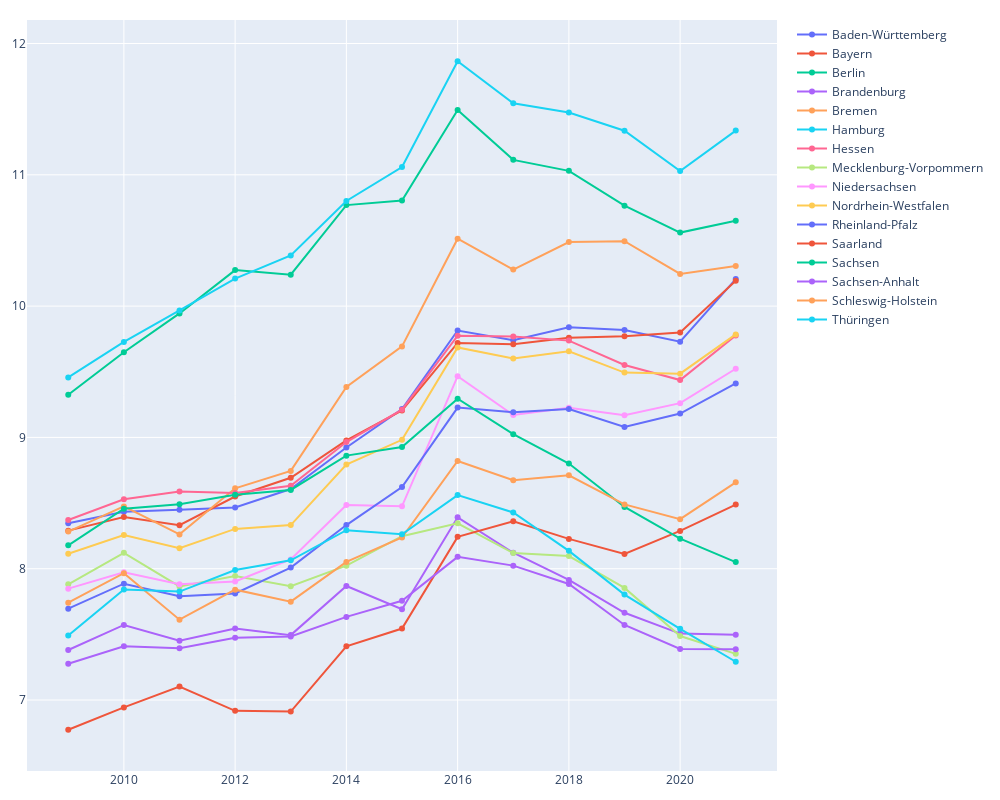

Notebook code for this chart:
### Markdown cell above
## Geburten

Die Zahl der Geburten dient als Grundlage, ohne die Schwankungen beim Elterngeldbezug nicht zu verstehen sind.
Da die Spanne zwischen Bremen und NRW sehr groß ist und wir uns mehr für Unterschiede in den relativen Geburtenraten zwischen Ländern und über die Jahre hinweg interessieren, skalieren wir die Geburtenrate auf "Geburten je 100.000 Einwohner:innen".
Die Tabelle enthält auch das Geschlecht des Kindes, das ignorieren wir hier.

### Code cell
gb = pd.read_parquet("../data/processed/geburten.parquet")
gb = gb.groupby(["jahr", "land"]).geburten.sum().to_frame().reset_index()

ewz = pd.read_parquet("../data/processed/ewz.parquet")

gb = pd.merge(gb, ewz, on=["jahr", "land"])
gb["geburten_pro_1000"] = gb.geburten / gb.ewz * 1000
# gb.land = gb.land.str.replace("-", "-<br>")

fig = go.Figure()

for land, grp in gb.groupby("land"):
    fig.add_trace(
        go.Scatter(
            x=grp.jahr,
            y=grp.geburten_pro_1000,
            mode="markers+lines",
            name=land
        ),
    )

fig.update_layout(
    width=1000,
    height=800,
    margin=dict(t=20, r=20, b=20, l=20)
)

fig.show()

### Figure 1 — Plotly figure (JSON) as saved in the notebook; plotly's stock layout.template omitted (floating-point values rounded to 4 significant figures)
{"data": [{"mode": "markers+lines", "name": "Baden-Württemberg", "type": "scatter", "x": [2009, 2010, 2011, 2012, 2013, 2014, 2015, 2016, 2017, 2018, 2019, 2020, 2021], "y": [8.346, 8.434, 8.449, 8.466, 8.607, 8.924, 9.216, 9.814, 9.741, 9.84, 9.818, 9.729, 10.21]}, {"mode": "markers+lines", "name": "Bayern", "type": "scatter", "x": [2009, 2010, 2011, 2012, 2013, 2014, 2015, 2016, 2017, 2018, 2019, 2020, 2021], "y": [8.29, 8.394, 8.331, 8.55, 8.692, 8.977, 9.205, 9.72, 9.709, 9.759, 9.77, 9.799, 10.19]}, {"mode": "markers+lines", "name": "Berlin", "type": "scatter", "x": [2009, 2010, 2011, 2012, 2013, 2014, 2015, 2016, 2017, 2018, 2019, 2020, 2021], "y": [9.325, 9.649, 9.944, 10.27, 10.24, 10.77, 10.8, 11.49, 11.11, 11.03, 10.77, 10.56, 10.65]}, {"mode": "markers+lines", "name": "Brandenburg", "type": "scatter", "x": [2009, 2010, 2011, 2012, 2013, 2014, 2015, 2016, 2017, 2018, 2019, 2020, 2021], "y": [7.381, 7.572, 7.451, 7.545, 7.494, 7.868, 7.691, 8.392, 8.122, 7.915, 7.664, 7.506, 7.498]}, {"mode": "markers+lines", "name": "Bremen", "type": "scatter", "x": [2009, 2010, 2011, 2012, 2013, 2014, 2015, 2016, 2017, 2018, 2019, 2020, 2021], "y": [8.283, 8.474, 8.261, 8.612, 8.745, 9.384, 9.693, 10.51, 10.28, 10.49, 10.49, 10.25, 10.31]}, {"mode": "markers+lines", "name": "Hamburg", "type": "scatter", "x": [2009, 2010, 2011, 2012, 2013, 2014, 2015, 2016, 2017, 2018, 2019, 2020, 2021], "y": [9.457, 9.727, 9.967, 10.21, 10.39, 10.8, 11.06, 11.86, 11.54, 11.47, 11.34, 11.03, 11.34]}, {"mode": "markers+lines", "name": "Hessen", "type": "scatter", "x": [2009, 2010, 2011, 2012, 2013, 2014, 2015, 2016, 2017, 2018, 2019, 2020, 2021], "y": [8.371, 8.528, 8.589, 8.578, 8.632, 8.965, 9.211, 9.775, 9.769, 9.737, 9.552, 9.437, 9.777]}, {"mode": "markers+lines", "name": "Mecklenburg-Vorpommern", "type": "scatter", "x": [2009, 2010, 2011, 2012, 2013, 2014, 2015, 2016, 2017, 2018, 2019, 2020, 2021], "y": [7.881, 8.121, 7.865, 7.945, 7.867, 8.023, 8.248, 8.346, 8.119, 8.096, 7.854, 7.488, 7.352]}, {"mode": "markers+lines", "name": "Niedersachsen", "type": "scatter", "x": [2009, 2010, 2011, 2012, 2013, 2014, 2015, 2016, 2017, 2018, 2019, 2020, 2021], "y": [7.848, 7.973, 7.882, 7.903, 8.071, 8.485, 8.476, 9.466, 9.17, 9.227, 9.168, 9.261, 9.523]}, {"mode": "markers+lines", "name": "Nordrhein-Westfalen", "type": "scatter", "x": [2009, 2010, 2011, 2012, 2013, 2014, 2015, 2016, 2017, 2018, 2019, 2020, 2021], "y": [8.115, 8.256, 8.156, 8.303, 8.332, 8.794, 8.982, 9.685, 9.601, 9.656, 9.494, 9.486, 9.785]}, {"mode": "markers+lines", "name": "Rheinland-Pfalz", "type": "scatter", "x": [2009, 2010, 2011, 2012, 2013, 2014, 2015, 2016, 2017, 2018, 2019, 2020, 2021], "y": [7.696, 7.886, 7.79, 7.811, 8.009, 8.333, 8.623, 9.227, 9.191, 9.216, 9.08, 9.182, 9.411]}, {"mode": "markers+lines", "name": "Saarland", "type": "scatter", "x": [2009, 2010, 2011, 2012, 2013, 2014, 2015, 2016, 2017, 2018, 2019, 2020, 2021], "y": [6.774, 6.944, 7.103, 6.918, 6.912, 7.409, 7.544, 8.243, 8.362, 8.227, 8.112, 8.288, 8.489]}, {"mode": "markers+lines", "name": "Sachsen", "type": "scatter", "x": [2009, 2010, 2011, 2012, 2013, 2014, 2015, 2016, 2017, 2018, 2019, 2020, 2021], "y": [8.178, 8.457, 8.491, 8.564, 8.6, 8.861, 8.927, 9.295, 9.025, 8.801, 8.47, 8.229, 8.05]}, {"mode": "markers+lines", "name": "Sachsen-Anhalt", "type": "scatter", "x": [2009, 2010, 2011, 2012, 2013, 2014, 2015, 2016, 2017, 2018, 2019, 2020, 2021], "y": [7.276, 7.409, 7.395, 7.475, 7.483, 7.633, 7.756, 8.09, 8.024, 7.884, 7.572, 7.389, 7.387]}, {"mode": "markers+lines", "name": "Schleswig-Holstein", "type": "scatter", "x": [2009, 2010, 2011, 2012, 2013, 2014, 2015, 2016, 2017, 2018, 2019, 2020, 2021], "y": [7.741, 7.966, 7.612, 7.841, 7.749, 8.052, 8.238, 8.82, 8.674, 8.712, 8.49, 8.377, 8.658]}, {"mode": "markers+lines", "name": "Thüringen", "type": "scatter", "x": [2009, 2010, 2011, 2012, 2013, 2014, 2015, 2016, 2017, 2018, 2019, 2020, 2021], "y": [7.491, 7.842, 7.826, 7.99, 8.064, 8.293, 8.262, 8.561, 8.429, 8.136, 7.803, 7.542, 7.292]}], "layout": {"height": 800, "margin": {"b": 20, "l": 20, "r": 20, "t": 20}, "width": 1000}}
